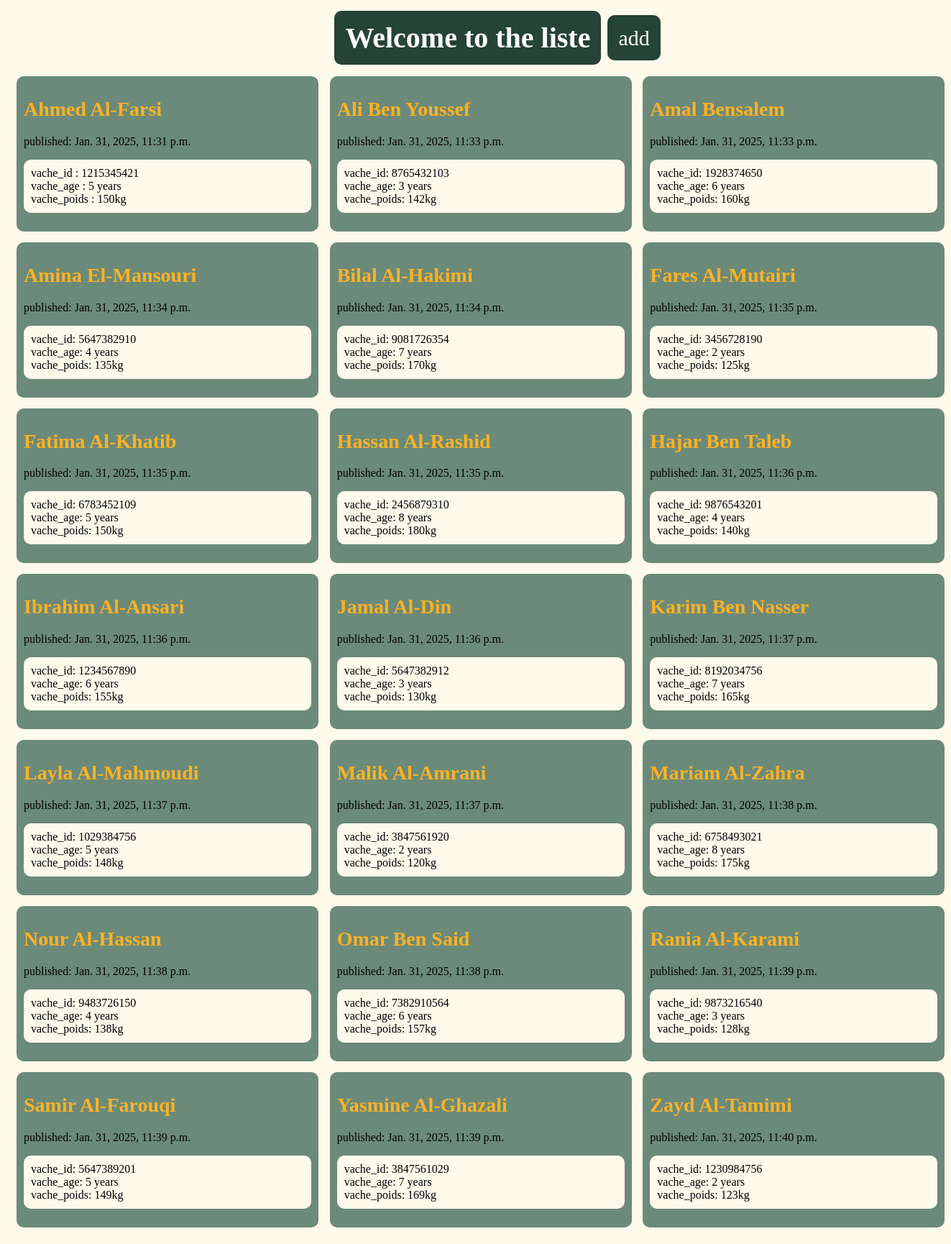
The app's page /next/ with its own data.
### blog/models.py (models this page shows, shortened)
class Post(models.Model):
    author = models.ForeignKey(settings.AUTH_USER_MODEL, on_delete=models.CASCADE)
    title = models.CharField(max_length=200)
    text = models.TextField()
    created_date = models.DateTimeField(default=timezone.now)
    published_date = models.DateTimeField(blank=True, null=True)

### blog/views.py (the view)
# urls.py: path('next/', views.post_list, name='post_list'),
def post_list(request):
    posts = Post.objects.all()
    return render(request, 'blog/post-list.html', {'posts': posts})

### blog/templates/blog/post-list.html
{% extends 'blog/next.html' %}
{% block content %}
    {% for post in posts %}
        <article id="art">
            <div id="di1" >
                <h2><a id="li1" href="{% url 'post_edit' pk=post.pk %}">{{ post.title }}</a></h2>
                <time id="ti">published: {{ post.published_date }}</time>
            </div>
            <p id="ppi">{{ post.text|linebreaksbr }}</p>
        </article>
    {% endfor %}
{% endblock %}

### blog/templates/blog/next.html (style rules this page uses)
body { padding-left: 0%; background-color: #fffaeb; }
#art { background-color: #6B8A7A; color: black; border-radius: 10px; padding: 10px; margin-bottom: 15px; margin-left: 15px; width: 400px; }
#li1 { text-decoration: none; color: rgb(255, 178, 35); font-size: 28px; }
#ti { color: black; margin-top: 0px; }
#ppi { background-color: #fffaeb; border-radius: 10px; padding: 10px; }

### records on screen
Post: title "Ahmed Al-Farsi", published_date "Jan. 31, 2025, 11:31 p.m.", text "vache_id : 1215345421 vache_age : 5 years vache_poids : 150kg"
Post: title "Ali Ben Youssef", published_date "Jan. 31, 2025, 11:33 p.m.", text "vache_id: 8765432103 vache_age: 3 years vache_poids: 142kg"
Post: title "Amal Bensalem", published_date "Jan. 31, 2025, 11:33 p.m.", text "vache_id: 1928374650 vache_age: 6 years vache_poids: 160kg"
Post: title "Amina El-Mansouri", published_date "Jan. 31, 2025, 11:34 p.m.", text "vache_id: 5647382910 vache_age: 4 years vache_poids: 135kg"
Post: title "Bilal Al-Hakimi", published_date "Jan. 31, 2025, 11:34 p.m.", text "vache_id: 9081726354 vache_age: 7 years vache_poids: 170kg"
Post: title "Fares Al-Mutairi", published_date "Jan. 31, 2025, 11:35 p.m.", text "vache_id: 3456728190 vache_age: 2 years vache_poids: 125kg"
Post: title "Fatima Al-Khatib", published_date "Jan. 31, 2025, 11:35 p.m.", text "vache_id: 6783452109 vache_age: 5 years vache_poids: 150kg"
Post: title "Hassan Al-Rashid", published_date "Jan. 31, 2025, 11:35 p.m.", text "vache_id: 2456879310 vache_age: 8 years vache_poids: 180kg"
Post: title "Hajar Ben Taleb", published_date "Jan. 31, 2025, 11:36 p.m.", text "vache_id: 9876543201 vache_age: 4 years vache_poids: 140kg"
Post: title "Ibrahim Al-Ansari", published_date "Jan. 31, 2025, 11:36 p.m.", text "vache_id: 1234567890 vache_age: 6 years vache_poids: 155kg"
Post: title "Jamal Al-Din", published_date "Jan. 31, 2025, 11:36 p.m.", text "vache_id: 5647382912 vache_age: 3 years vache_poids: 130kg"
Post: title "Karim Ben Nasser", published_date "Jan. 31, 2025, 11:37 p.m.", text "vache_id: 8192034756 vache_age: 7 years vache_poids: 165kg"
Post: title "Layla Al-Mahmoudi", published_date "Jan. 31, 2025, 11:37 p.m.", text "vache_id: 1029384756 vache_age: 5 years vache_poids: 148kg"
Post: title "Malik Al-Amrani", published_date "Jan. 31, 2025, 11:37 p.m.", text "vache_id: 3847561920 vache_age: 2 years vache_poids: 120kg"
Post: title "Mariam Al-Zahra", published_date "Jan. 31, 2025, 11:38 p.m.", text "vache_id: 6758493021 vache_age: 8 years vache_poids: 175kg"
Post: title "Nour Al-Hassan", published_date "Jan. 31, 2025, 11:38 p.m.", text "vache_id: 9483726150 vache_age: 4 years vache_poids: 138kg"
Post: title "Omar Ben Said", published_date "Jan. 31, 2025, 11:38 p.m.", text "vache_id: 7382910564 vache_age: 6 years vache_poids: 157kg"
Post: title "Rania Al-Karami", published_date "Jan. 31, 2025, 11:39 p.m.", text "vache_id: 9873216540 vache_age: 3 years vache_poids: 128kg"
Post: title "Samir Al-Farouqi", published_date "Jan. 31, 2025, 11:39 p.m.", text "vache_id: 5647389201 vache_age: 5 years vache_poids: 149kg"
Post: title "Yasmine Al-Ghazali", published_date "Jan. 31, 2025, 11:39 p.m.", text "vache_id: 3847561029 vache_age: 7 years vache_poids: 169kg"
Post: title "Zayd Al-Tamimi", published_date "Jan. 31, 2025, 11:40 p.m.", text "vache_id: 1230984756 vache_age: 2 years vache_poids: 123kg"
